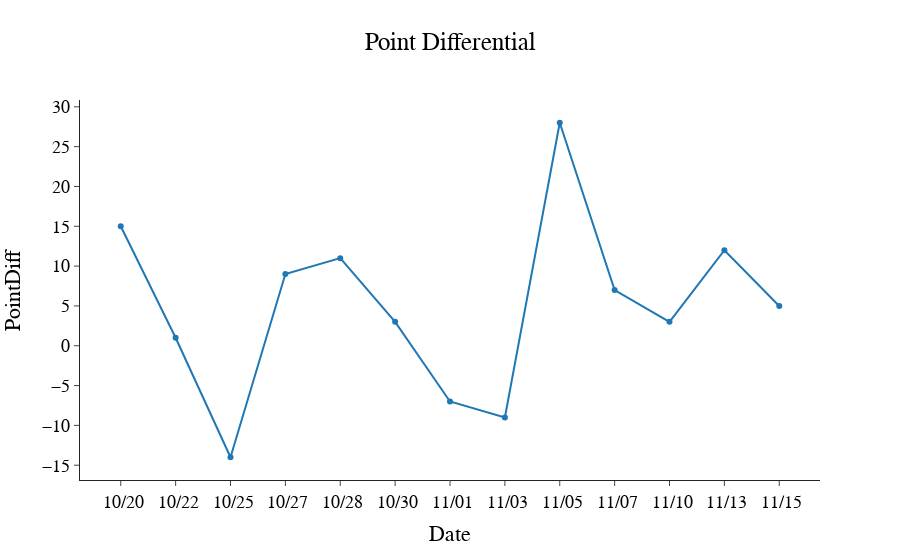

Notebook code for this chart:
### Code cell
lineplot(df, 'Date', 'PointDiff', 'Point Differential')

### Figure 1 — Plotly figure (JSON) as saved in the notebook; plotly's stock layout.template omitted (floating-point values rounded to 4 significant figures)
{"data": [{"hovertemplate": "Date=%{x}<br>PointDiff=%{y}<extra></extra>", "legendgroup": "", "line": {"color": "#1F77B4", "dash": "solid"}, "marker": {"symbol": "circle"}, "mode": "markers+lines", "name": "", "orientation": "v", "showlegend": false, "type": "scatter", "x": [" 10/20", " 10/22", " 10/25", " 10/27", " 10/28", " 10/30", " 11/01", " 11/03", " 11/05", " 11/07", " 11/10", " 11/13", " 11/15"], "xaxis": "x", "y": [15, 1, -14, 9, 11, 3, -7, -9, 28, 7, 3, 12, 5], "yaxis": "y"}], "layout": {"font": {"color": "Black", "family": "Georgia", "size": 18}, "legend": {"tracegroupgap": 0}, "title": {"text": "Point Differential", "x": 0.5}, "xaxis": {"anchor": "y", "domain": [0, 1], "title": {"text": "Date"}}, "yaxis": {"anchor": "x", "domain": [0, 1], "title": {"text": "PointDiff"}}}}
